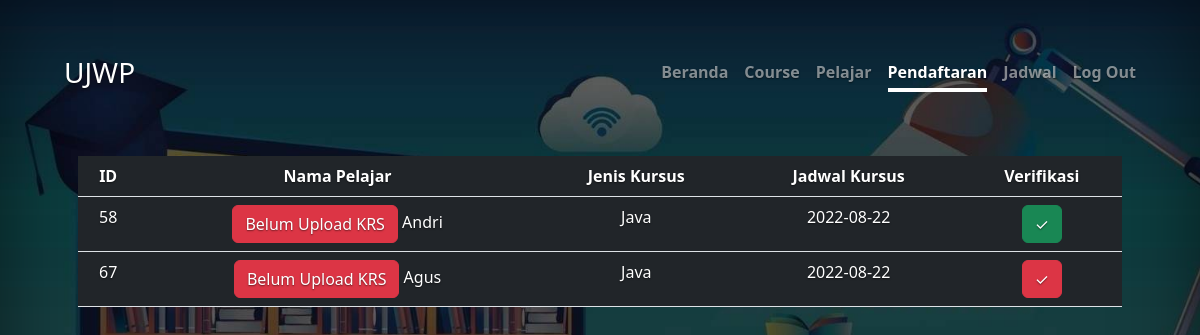
/tlaporan.php (signed in), run on the app's committed database.
### tables this page shows
CREATE TABLE `laporan` (
  `id_laporan` int(5) NOT NULL,
  `id_pelajar` int(5) NOT NULL,
  `id_jadwal` int(5) NOT NULL,
  `krs_pelajar` text NOT NULL,
  `status` varchar(10) NOT NULL
);

CREATE TABLE `pelajar` (
  `id_pelajar` int(5) NOT NULL,
  `nm_pelajar` varchar(50) NOT NULL,
  `kls_pelajar` varchar(6) NOT NULL,
  `nim_pelajar` varchar(40) NOT NULL,
  `role` varchar(9) NOT NULL
);

CREATE TABLE `course` (
  `id_kursus` int(5) NOT NULL,
  `nm_kursus` varchar(50) NOT NULL,
  `ket_kursus` text NOT NULL,
  `lama_kursus` int(40) NOT NULL
);

CREATE TABLE `jadwal` (
  `id_jadwal` int(5) NOT NULL,
  `id_kursus` int(5) NOT NULL,
  `waktu_kursus` date NOT NULL
);

### tlaporan.php (the view, shortened to what this page needs)
<?php
    include "koneksi.php";
?>
<!doctype html>
<html lang="en" class="h-100">
<head>
  <link href="./dist/css/bootstrap.min.css" rel="stylesheet">
  <link href="style.css" rel="stylesheet">
</head>
<body class="h-100 text-center bg-anime">
  <div class="d-flex w-100 h-100 p-3 mx-auto flex-column">
    <header class="px-5">
      <div class="text-white">
        <h3 class="float-md-start mb-0">UJWP</h3>
        <nav class="nav nav-masthead justify-content-center float-md-end">
          <a class="nav-link fw-bold py-1 px-0" href="dashboard.php">Beranda</a>
          <a class="nav-link fw-bold py-1 px-0" href="tcourse.php">Course</a>
          <a class="nav-link fw-bold py-1 px-0" href="tpelajar.php">Pelajar</a>
          <a class="nav-link fw-bold py-1 px-0 active" aria-current="page" href="tlaporan.php">Pendaftaran</a>
          <a class="nav-link fw-bold py-1 px-0" href="tjadwal.php">Jadwal</a>
          <?php
              if (isset ($_SESSION["role"])=="admin") {
                echo '
                <a class="nav-link fw-bold py-1 px-0" href="logout.php">Log Out</a>
                ';
              }
            ?>
        </nav>
      </div>
    </header>
    <div class="container-lg mt-5 text-left text-white">
      <div class="row">
        <div class="col-12 px-5">
          <table class="table mt-3 text-white bg-dark">
            <thead>
              <tr>
                <th>ID</th>
                <th>Nama Pelajar</th>
                <th>Jenis Kursus</th>
                <th>Jadwal Kursus</th>
                <th>Verifikasi</th>
              </tr>
            </thead>
            <tbody>
              <?php
                    $QUERY = mysqli_query($KONEKSI, "SELECT * FROM `laporan` JOIN `jadwal` ON `laporan`.`id_jadwal`=`jadwal`.`id_jadwal` LEFT JOIN `course` ON `jadwal`.`id_kursus`=`course`.`id_kursus` LEFT JOIN `pelajar` ON `laporan`.`id_pelajar`=`pelajar`.`id_pelajar`");
                    while ($DATA=mysqli_fetch_assoc($QUERY)) {
                        echo '
                              <tr>
                                <form method="post">
                                  <td>'.$DATA['id_laporan'].'</td>
                                  <td>';
                                  if($DATA['krs_pelajar'] == '0'){
                                    echo '
                                    <span class="btn btn-danger">Belum Upload KRS</span>
                                    ';
                                  }else{
                                    echo '
                                    <a href="'.$DATA['krs_pelajar'].'" target="_blank" class="btn btn-secondary text-white">Lihat KRS</a>
                                    ';
                                  }
                                    echo $DATA['nm_pelajar'].'
                                  </td>
                                  <td>'.$DATA['nm_kursus'].'</td>
                                  <td>'.$DATA['waktu_kursus'].'</td>
                                  <td>';
                                  if($DATA['status'] == 0){
                                    echo '<a href="course-config.php?Aksi=verifikasi&id='.$DATA['id_laporan'].'" class="btn btn-danger">✓</a>';
                                  }else{
                                    echo '<a href="#" class="btn btn-success">✓</a>';
                                  }
                                  echo '</td>
                                  </form>
                               </tr>
                              ';
                           }
                      ?>
              </tbody>
          </table>
        </div>
      </div>
    </div>
  </div>
</body>
</html>

### style.css (style rules this page uses)
body { text-shadow: 0 .05rem .1rem rgba(0, 0, 0, .5); box-shadow: inset 0 0 5rem rgba(0, 0, 0, .5); }
.nav-masthead .nav-link { color: rgba(255, 255, 255, .5); border-bottom: .25rem solid transparent; }
.nav-masthead .nav-link + .nav-link { margin-left: 1rem; }
.nav-masthead .active { color: #fff; border-bottom-color: #fff; }
html, body { height: 100%; }
body { display: flex; align-items: center; padding-top: 40px; padding-bottom: 40px; background-color: #f5f5f5; }
.bg-anime { background-image: url("background (2).jpg"); background-repeat: no-repeat; background-position: center; background-size: cover; }

### data on the page
laporan: id_laporan "58", krs_pelajar "Belum Upload KRS", id_pelajar.nm_pelajar "Andri", course.nm_kursus "Java", id_jadwal.waktu_kursus "2022-08-22"
laporan: id_laporan "67", krs_pelajar "Belum Upload KRS", id_pelajar.nm_pelajar "Agus", course.nm_kursus "Java", id_jadwal.waktu_kursus "2022-08-22"
